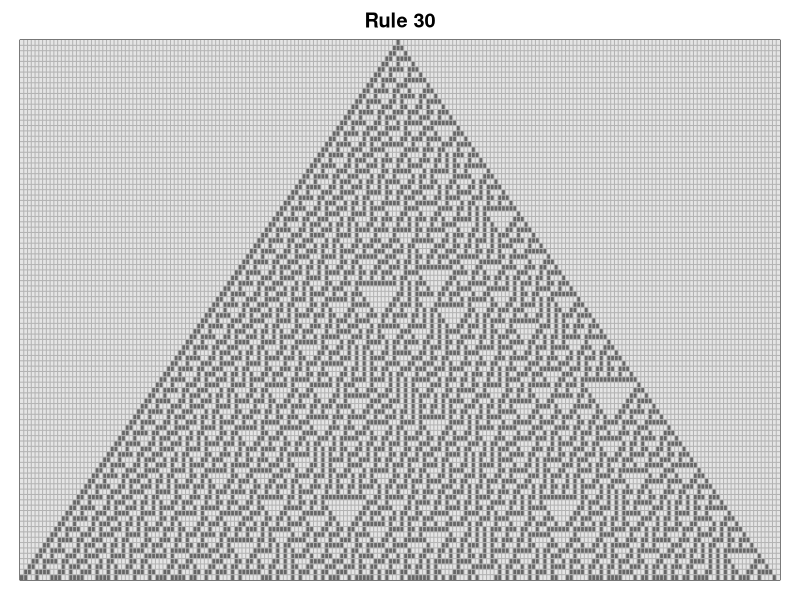

Here is the R script that generated this plot: (Note: this script raises an error after producing the figure.)
## ---- chunk 1
knitr::opts_chunk$set(echo = TRUE)

library(magick)
library(magrittr)
## ---- chunk 2
## Display the grid
save <- function(mat, rule_num = NA, iter){
  png(paste0("/Volumes/MyBook_3/git/R-random-spontaneous-projects/Cellular_automata_files/rule30_gif/","Step_",sprintf("%03d",iter), ".png", collapse = ""), width = 960)
  par(mar = c(1,1,2,1), pty = "m") 
  image(t(apply(mat,2,rev)), col=c("grey90", "grey40"), yaxt="n", xaxt="n")
  grid(nx = ncol(mat), ny = nrow(mat),col="grey70", lty=1)
  title(main = paste0("Step_",iter, collapse = ""))
  dev.off()
}
## ---- chunk 3
## Display the grid
display <- function(mat, rule_num = NA){
  par(mar = c(1,1,2,1), pty = "m") 
  image(t(apply(mat,2,rev)), col=c("grey90", "grey40"), yaxt="n", xaxt="n")
  grid(nx = ncol(mat), ny = nrow(mat),col="grey70", lty=1)
  title(main = paste0(c("Rule ", rule_num), collapse = ""))

}
## ---- chunk 4
## Initialize a matrix with fixed starting point(middle of 2D array)
init <- function(n){
  mat = matrix(0,nrow=n, ncol=n*2)
  mat[1,ceiling(n)]=1
  return (mat)
}
## ---- chunk 5
rule30 <- function(mat, iter){
  for (k in 1:iter) {
    for (i in 1:ncol(mat)){
      L = i-1
      R = i+1
      # for wrap around effect
      if (L == 0){L = ncol(mat)}
      if (R == ncol(mat) +1 ){R = 1}
      # rule 30 states: left XOR (mid OR right)
      # populating table downwards
      if (isTRUE(xor(mat[k,L], mat[k,i] || mat[k,R]))) {
        mat[k+1,i] = 1}
    }

  }
  display(mat,30)
}
## ---- chunk 6
mat=init(101)
rule30(mat,100)
## ---- chunk 7
Dec2Bin <- function(n){
  bsum = 0
  bexp = 1
  while (n >0){
    mod = n %% 2
    n = floor(n/2)
    bsum = bsum + mod * bexp
    bexp = bexp *10
  }
  bsum = sprintf("%08s",toString(format(bsum, scientific = F))) # format to avoid sci notations, e+05 etc
  
  return (bsum)
}
## ---- chunk 8

state_rules <- function(rule_num){
  binstr = strsplit(Dec2Bin(rule_num),"")[[1]]
  patterns = c("111", "110", "101", "100", "011", "010", "001", "000")
  new_state = as.list(binstr)
  names(new_state) = patterns
  return(new_state)
}


## ---- chunk 9
rule_any <- function(mat, iter, rule_num = 30){
  # get state rules
  state_rule = state_rules(rule_num)
  
  # loop through array
  for (k in 1:iter) {
    for (i in 1:ncol(mat)){
      L = i-1
      R = i+1
      # for wrap around effect
      if (L == 0){L = ncol(mat)}
      if (R == ncol(mat) +1 ){R = 1}
      cur_pattern = paste(c(mat[k,L], mat[k,i],mat[k,R]), collapse = "") #only two lines of change
      mat[k+1,i]= strtoi(state_rule[cur_pattern][[1]])
    }

  }
  display(mat, rule_num)
}
## ---- chunk 10
mat_size = 51 #pick odd number for better visualization()
mat=init(mat_size)
for (i in 0:255){
  rule_any(mat,mat_size-1,i)
}
